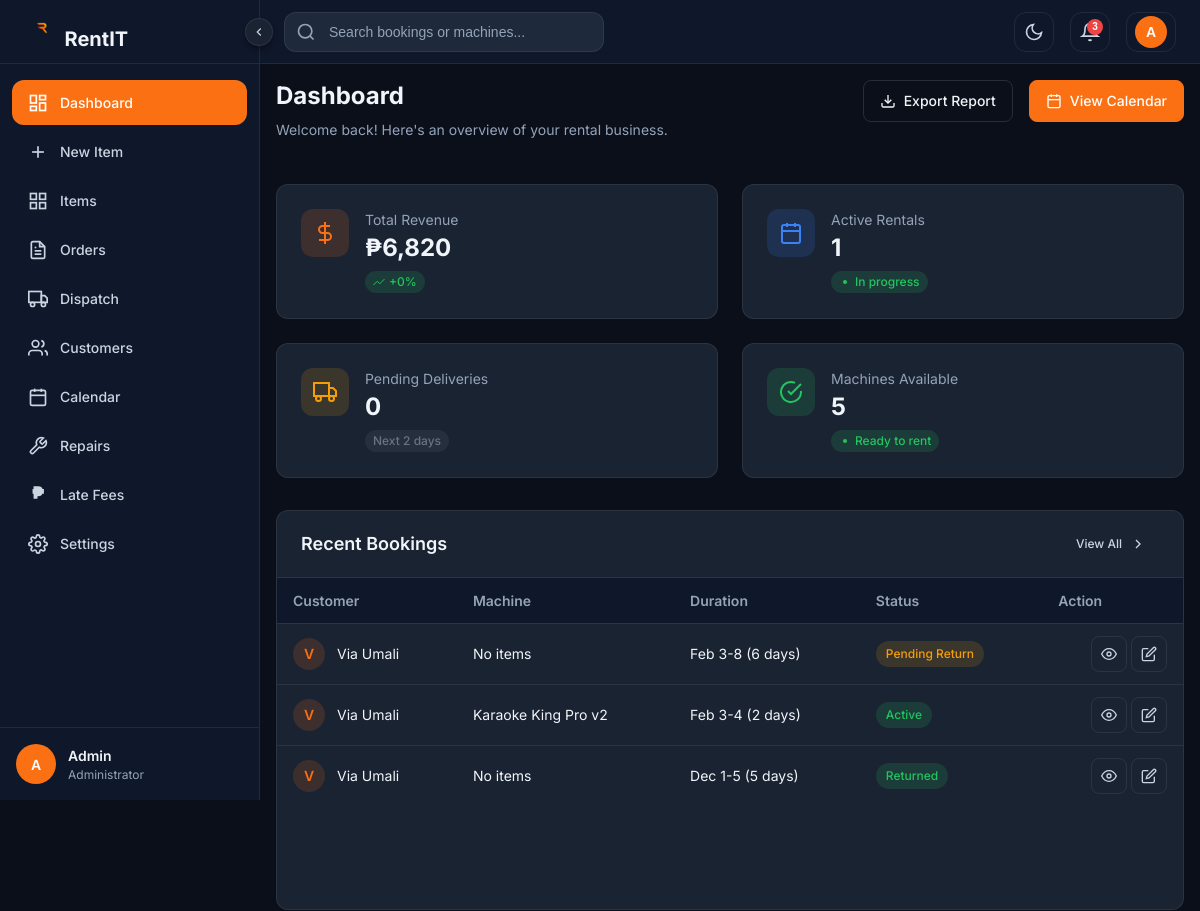
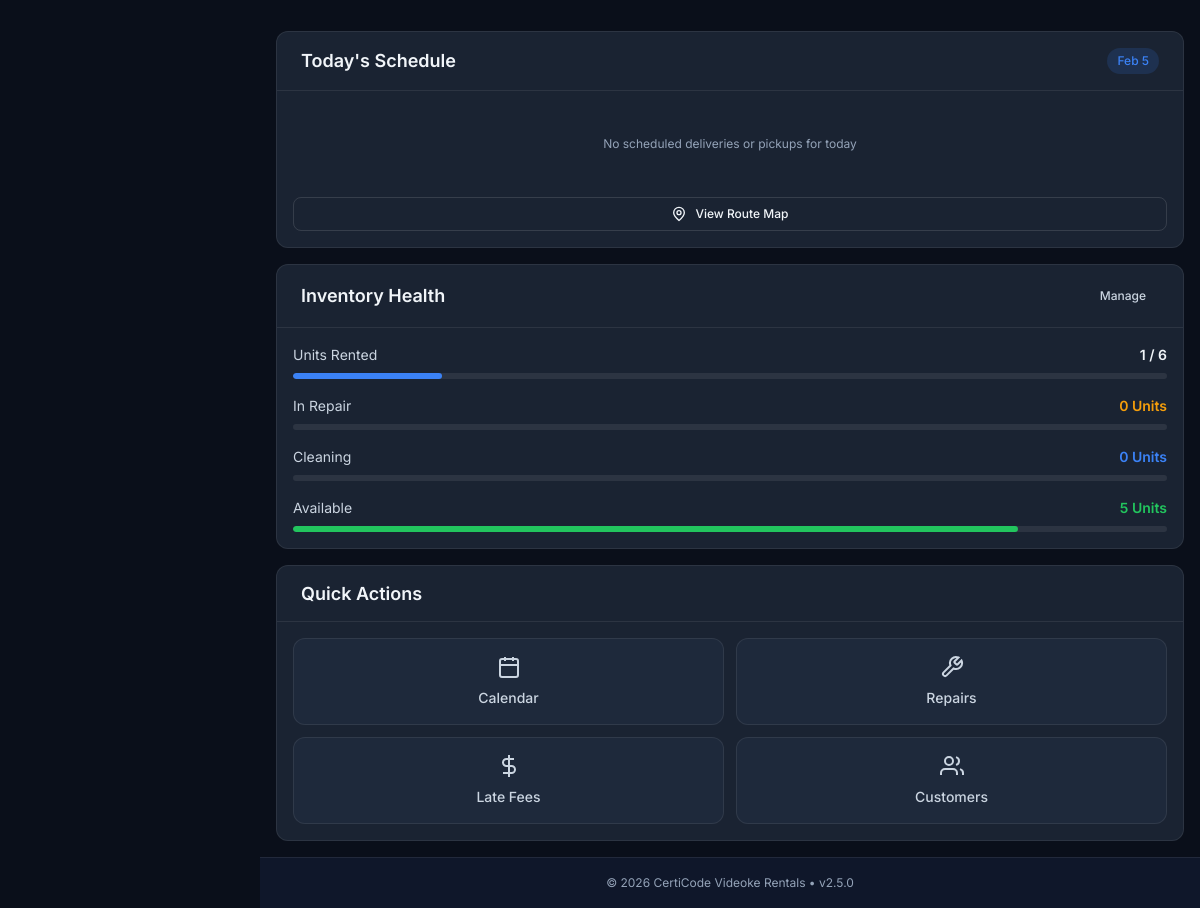
/admin/dashboard/dashboard.php, run on an earlier commit of the app's database (2 pictures, top to bottom).
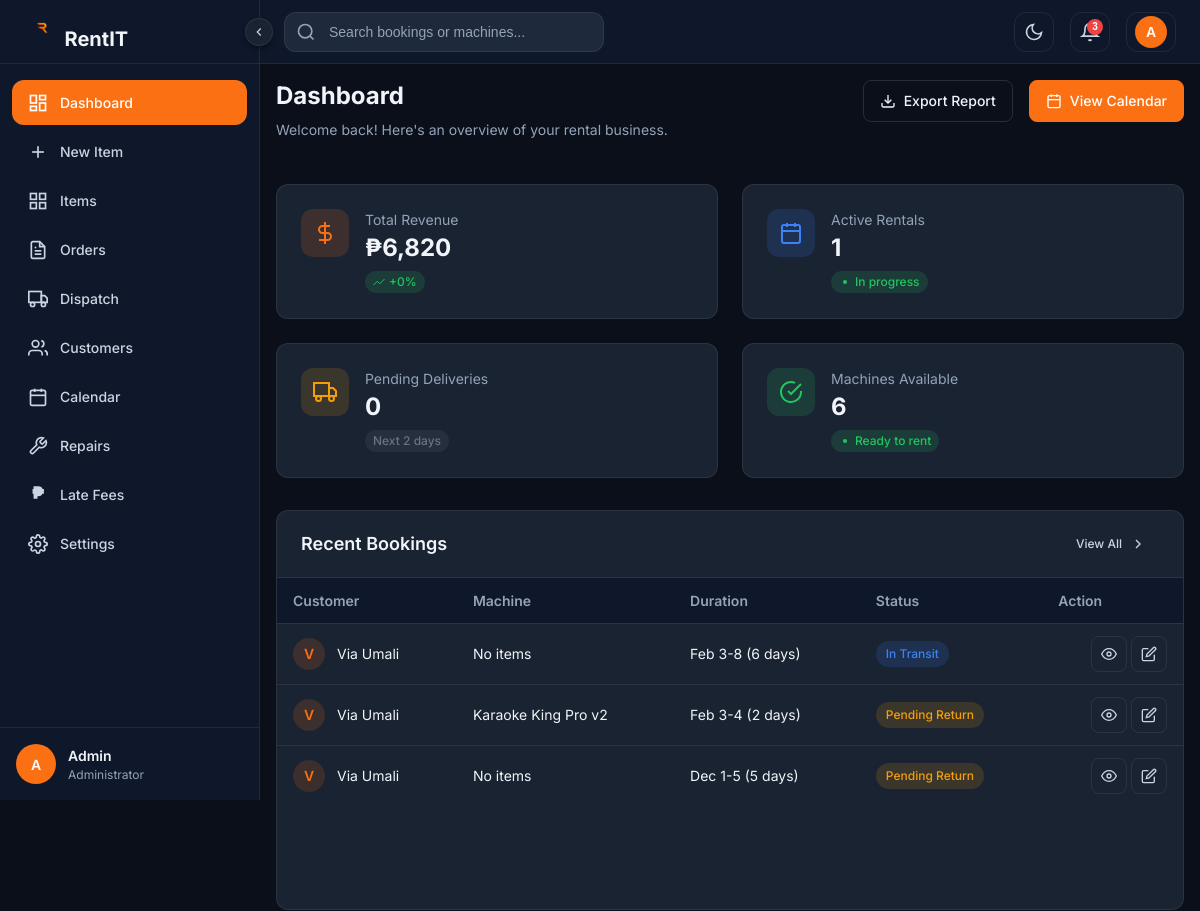
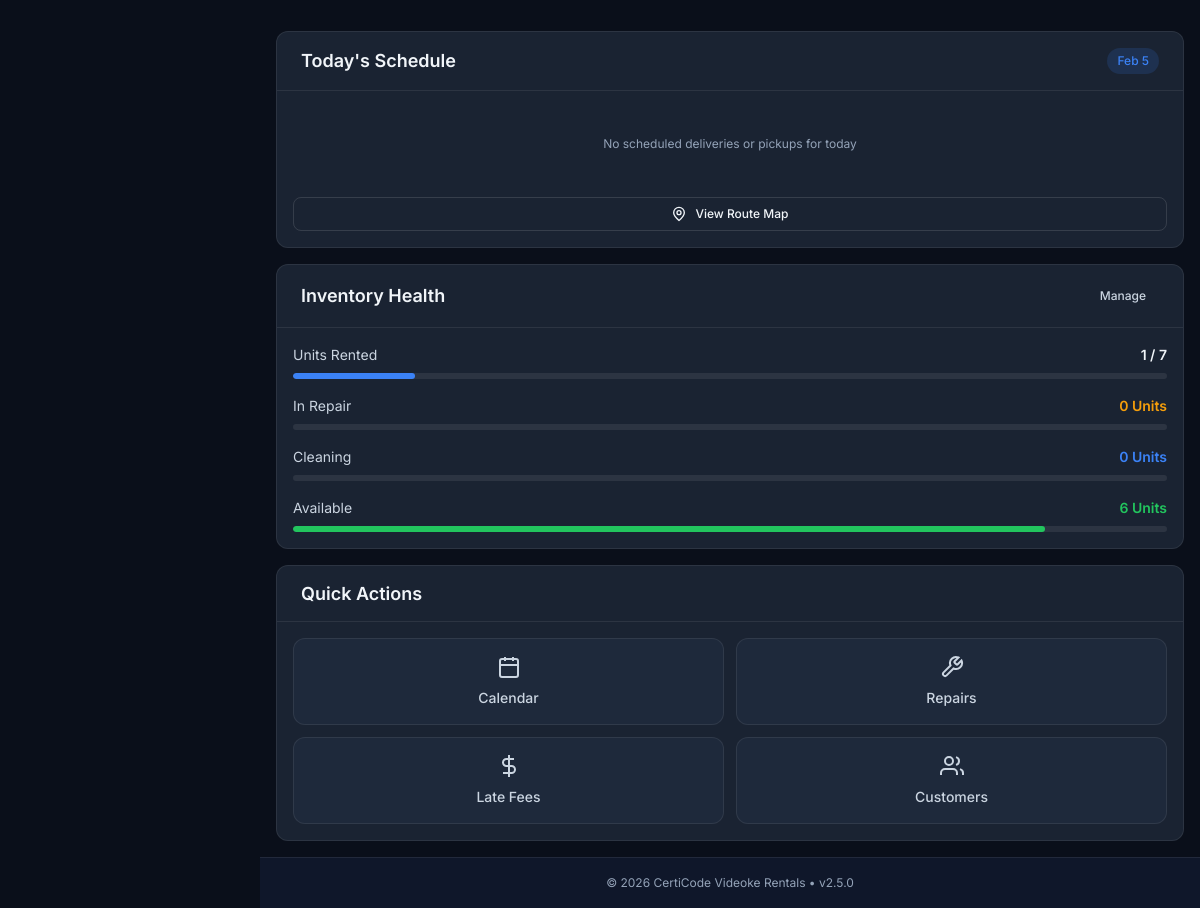
And on a later commit of the database (2 pictures, top to bottom).
### tables this page shows
CREATE TABLE `rental` (
  `order_id` int(11) NOT NULL,
  `user_id` int(11) DEFAULT NULL,
  `rental_status` varchar(50) DEFAULT NULL,
  `total_price` decimal(10,2) DEFAULT NULL,
  `late_fee` decimal(10,2) DEFAULT 0.00,
  `venue` varchar(255) DEFAULT NULL,
  `customer_address` text DEFAULT NULL,
  `start_date` date DEFAULT NULL,
  `end_date` date DEFAULT NULL
);

CREATE TABLE `users` (
  `id` int(11) NOT NULL,
  `full_name` varchar(100) DEFAULT NULL,
  `email` varchar(100) NOT NULL,
  `phone` varchar(20) DEFAULT NULL,
  `password` varchar(255) NOT NULL,
  `profile_picture` longblob DEFAULT NULL,
  `id_front` longblob DEFAULT NULL,
  `id_back` longblob DEFAULT NULL,
  `address` text DEFAULT NULL,
  `role` enum('admin','customer') DEFAULT 'customer',
  `created_at` timestamp NOT NULL DEFAULT current_timestamp(),
  `updated_at` timestamp NOT NULL DEFAULT current_timestamp() ON UPDATE current_timestamp(),
  `reset_token` varchar(255) DEFAULT NULL,
  `reset_expiry` datetime DEFAULT NULL,
  `membership_level` varchar(20) DEFAULT 'Bronze'
);

### admin/dashboard/dashboard.php (the view, shortened to what the changed rows need)
<?php
require_once __DIR__ . '/../../config.php';
$availableQuery = "SELECT COUNT(*) as count FROM item WHERE status = 'Available'";
$availableResult = mysqli_query($conn, $availableQuery);
$machinesAvailable = mysqli_fetch_assoc($availableResult)['count'];
$totalItemsQuery = "SELECT COUNT(*) as count FROM item";
$totalItemsResult = mysqli_query($conn, $totalItemsQuery);
$totalItems = mysqli_fetch_assoc($totalItemsResult)['count'];
$rentedQuery = "SELECT COUNT(*) as count FROM item WHERE status = 'Booked' OR status = 'Rented'";
$rentedResult = mysqli_query($conn, $rentedQuery);
$itemsRented = mysqli_fetch_assoc($rentedResult)['count'];
$recentBookingsQuery = "SELECT r.order_id, r.rental_status, r.start_date, r.end_date, r.venue, r.customer_address,
                        u.full_name as customer_name, u.email as customer_email,
                        GROUP_CONCAT(i.item_name SEPARATOR ', ') as items
                        FROM rental r
                        LEFT JOIN users u ON r.user_id = u.id
                        LEFT JOIN rental_item ri ON r.order_id = ri.order_id
                        LEFT JOIN item i ON ri.item_id = i.item_id
                        GROUP BY r.order_id
                        ORDER BY r.start_date DESC
                        LIMIT 5";
$recentBookingsResult = mysqli_query($conn, $recentBookingsQuery);
$recentBookings = [];
while ($row = mysqli_fetch_assoc($recentBookingsResult)) {
    $recentBookings[] = $row;
}
function getStatusBadgeClass($status) {
    $status = strtolower($status);
    switch ($status) {
        case 'active':
        case 'confirmed':
        case 'completed':
        case 'returned':
            return 'status-success';
        case 'in transit':
            return 'status-transit';
        case 'pending':
        case 'pending return':
            return 'status-pending';
    }
}
?>
<!DOCTYPE html>
<html lang="en" data-theme="dark">
<head>
    <link rel="stylesheet" href="admin/shared/css/admin-theme.css">
    <link rel="stylesheet" href="admin/shared/css/admin-globals.css">
    <link rel="stylesheet" href="admin/shared/css/admin-components.css">
    <link rel="stylesheet" href="admin/dashboard/css/dashboard-new.css">
</head>
<body>
    <div class="admin-wrapper">
        <main class="admin-main">
            <div class="admin-content">
                <div class="admin-page-header">
                    <div>
                        <h1 class="admin-page-title">Dashboard</h1>
                    </div>
                </div>
                <section class="kpi-grid" title="Key Performance Indicators">
                    <div class="kpi-card animate-fadeInUp stagger-4">
                        <div class="kpi-content">
                            <div class="kpi-label">Machines Available</div>
                            <div class="kpi-value"><?php echo $machinesAvailable; ?></div>
                            <span class="kpi-change positive" title="All units ready to rent">
                                <svg viewBox="0 0 24 24" width="12" height="12" fill="currentColor">
                                    <circle cx="12" cy="12" r="4"/>
                                </svg>
                                Ready to rent
                            </span>
                        </div>
                    </div>
                </section>
                <div class="dashboard-grid">
                    <section class="admin-card bookings-section animate-fadeInUp">
                        <div class="admin-card-header">
                            <h2 class="admin-card-title">Recent Bookings</h2>
                        </div>
                        <div class="admin-card-body" style="padding: 0;">
                            <div class="admin-table-wrapper" style="border: none; border-radius: 0;">
                                <table class="admin-table">
                                    <thead>
                                        <tr>
                                            <th title="Customer who made the booking">Customer</th>
                                            <th title="Equipment model rented">Machine</th>
                                            <th title="Rental period">Duration</th>
                                            <th title="Current booking status">Status</th>
                                            <th title="Available actions">Action</th>
                                        </tr>
                                    </thead>
                                    <tbody>
                                        <?php if (count($recentBookings) > 0): ?>
                                            <?php foreach ($recentBookings as $booking): ?>
                                                <?php
                                                    $startDate = new DateTime($booking['start_date']);
                                                    $endDate = new DateTime($booking['end_date']);
                                                    $duration = $startDate->diff($endDate)->days + 1;
                                                    $customerInitial = strtoupper(substr($booking['customer_name'] ?? 'U', 0, 1));
                                                    $customerName = $booking['customer_name'] ?? 'Unknown Customer';
                                                    $items = $booking['items'] ?? 'No items';
                                                    $statusClass = getStatusBadgeClass($booking['rental_status']);
                                                ?>
                                                <tr>
                                                    <td>
                                                        <div class="customer-cell">
                                                            <div class="customer-avatar"><?php echo $customerInitial; ?></div>
                                                            <span><?php echo htmlspecialchars($customerName); ?></span>
                                                        </div>
                                                    </td>
                                                    <td><?php echo htmlspecialchars($items); ?></td>
                                                    <td title="<?php echo $startDate->format('M j') . ' - ' . $endDate->format('M j, Y'); ?>">
                                                        <?php echo $startDate->format('M j') . '-' . $endDate->format('j'); ?> (<?php echo $duration; ?> day<?php echo $duration > 1 ? 's' : ''; ?>)
                                                    </td>
                                                    <td><span class="status-badge <?php echo $statusClass; ?>"><?php echo htmlspecialchars($booking['rental_status']); ?></span></td>
                                                    <td>
                                                        <div class="table-action-btns">
                                                            <button class="btn-icon" title="View booking details" onclick="viewBooking(<?php echo $booking['order_id']; ?>)">
                                                                <svg viewBox="0 0 24 24" width="16" height="16" fill="none" stroke="currentColor" stroke-width="2">
                                                                    <path d="M1 12s4-8 11-8 11 8 11 8-4 8-11 8-11-8-11-8z"/>
                                                                    <circle cx="12" cy="12" r="3"/>
                                                                </svg>
                                                            </button>
                                                            <button class="btn-icon" title="Edit booking" onclick="editBooking(<?php echo $booking['order_id']; ?>)">
                                                                <svg viewBox="0 0 24 24" width="16" height="16" fill="none" stroke="currentColor" stroke-width="2">
                                                                    <path d="M11 4H4a2 2 0 0 0-2 2v14a2 2 0 0 0 2 2h14a2 2 0 0 0 2-2v-7"/>
                                                                    <path d="M18.5 2.5a2.121 2.121 0 0 1 3 3L12 15l-4 1 1-4 9.5-9.5z"/>
                                                                </svg>
                                                            </button>
                                                        </div>
                                                    </td>
                                                </tr>
                                            <?php endforeach; ?>
                                        <?php endif; ?>
                                    </tbody>
                                </table>
                            </div>
                        </div>
                    </section>
                    <div class="dashboard-sidebar">
                        <section class="admin-card schedule-card animate-fadeInUp">
                            <div class="admin-card-header">
                                <h2 class="admin-card-title">Today's Schedule</h2>
                            </div>
                        </section>
                        <section class="admin-card inventory-card animate-fadeInUp">
                            <div class="admin-card-header">
                                <h2 class="admin-card-title">Inventory Health</h2>
                            </div>
                            <div class="admin-card-body">
                                <?php
                                $rentedPercent = $totalItems > 0 ? round(($itemsRented / $totalItems) * 100) : 0;
                                $availablePercent = $totalItems > 0 ? round(($machinesAvailable / $totalItems) * 100) : 0;
                                ?>
                                <div class="inventory-item" title="<?php echo $itemsRented; ?> out of <?php echo $totalItems; ?> units currently rented">
                                    <div class="inventory-label">
                                        <span>Units Rented</span>
                                        <span class="inventory-value"><?php echo $itemsRented; ?> / <?php echo $totalItems; ?></span>
                                    </div>
                                    <div class="progress-bar">
                                        <div class="progress-fill rented" style="width: <?php echo $rentedPercent; ?>%;"></div>
                                    </div>
                                </div>
                                <div class="inventory-item" title="<?php echo $machinesAvailable; ?> units available for rent">
                                    <div class="inventory-label">
                                        <span>Available</span>
                                        <span class="inventory-value success"><?php echo $machinesAvailable; ?> Unit<?php echo $machinesAvailable != 1 ? 's' : ''; ?></span>
                                    </div>
                                    <div class="progress-bar">
                                        <div class="progress-fill available" style="width: <?php echo $availablePercent; ?>%;"></div>
                                    </div>
                                </div>
                            </div>
                        </section>
                        <section class="admin-card quick-actions animate-fadeInUp">
                            <div class="admin-card-header">
                                <h2 class="admin-card-title">Quick Actions</h2>
                            </div>
                        </section>
                    </div>
                </div>
            </div>
        </main>
    </div>
</body>
</html>

What changed in the data, as far as the page shows it:
changed rental: rental_status "Pending Return" → "In Transit"
changed rental (number 2 of 3 on the later page): rental_status "Active" → "Pending Return"
changed rental "Dec 1": rental_status "Returned" → "Pending Return"
Also different on the page:
$machinesAvailable: "5" → "6"
$totalItems: "6" → "7"
$rentedPercent: 17 → 14 (drawn)
$availablePercent: 83 → 86 (drawn)
